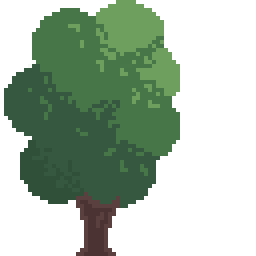
#> input picture Tilemaps/Tree.png, 64 x 64 px (shown 4 times larger)
$ python optimize.py ../Tilemaps/Tree.png ../Tilemaps/Tree.png
#> lines starting #> are read from the running program, lines starting #| are printed output that depends on the picture
""" Модуль для упрощения изображений """
from PIL import Image
import sys


def combine(inp, output):
    """
        Считает количество реальных пикселей и изменяет размер
        :param inp: str
        :param output: str
        :return: void
    """
#> called with inp = '../Tilemaps/Tree.png', output = '../Tilemaps/Tree.png'
    im = Image.open(inp)
#> im is the input picture: PIL image 64x64 RGBA; mean R, G, B, A 45.2, 59.6, 44, 115.8
    width = im.size[0]  # Определяем ширину
#> width = 64
    height = im.size[1]  # Определяем высоту
#> height = 64
    print(str(width) + "x" + str(height))
#| 64x64
    pix = im.load()
    x = 1
    y = 1

    for i in range(1, width):
        b = False
        # для каждого ряда, начиная с 1
        for j in range(height):
            # для каждого пикселя ряда
            if pix[i, j] != pix[i-1, j]:
                b = True
                break
        if b:
            x += 1
#> after the loop, x = 46

    for j in range(1, height):
        b = False
        # для каждого ряда, начиная с 1
        for i in range(width):
            # для каждого пикселя ряда
            if pix[i, j] != pix[i, j-1]:
                b = True
                break
        if b:
            y += 1
#> after the loop, y = 60

    im = im.resize((x, y))
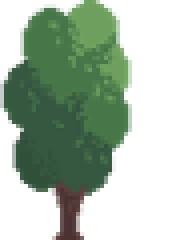
#> im: PIL image 46x60 RGBA (shown 4 times larger); mean R, G, B, A 34.5, 52.8, 34.8, 115.8; transparent parts drawn white
    print(str(x) + "x" + str(y))
#| 46x60
    im.save(output)


if __name__ == "__main__":
    if len(sys.argv) == 3:
        combine(sys.argv[1], sys.argv[2])
    else:
        print("Недостаточно аргументов")
